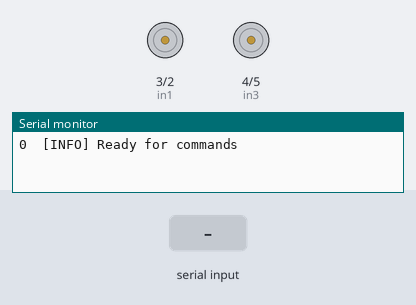
Bench run of a sketch on a simulated Arduino Uno, built with avr-gcc and run on an emulated ATmega328P. On the bench: motor-driver pin pairs drawn as motors (green arrow = first pin HIGH = forward, orange = second pin HIGH = backward, longer = more drive, scaled by the enable pin), the last lines printed to the serial monitor. Inputs (shaded band) come from the test bench.

Above: at 1.2 s.
1.3 s: "E\n" received over Serial
At 1.7 s:
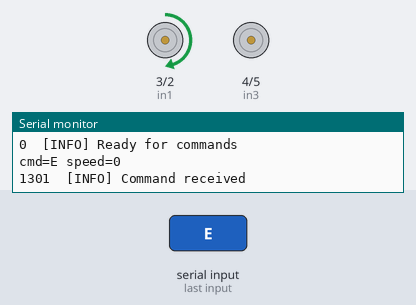
3.3 s: "Z\n" received over Serial
At 3.7 s:
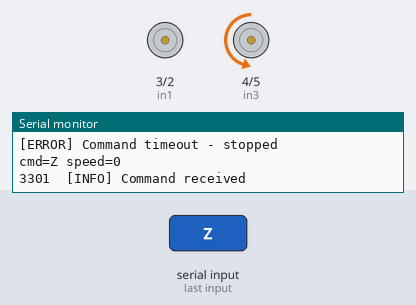
5.3 s: "C\n" received over Serial
At 5.7 s:
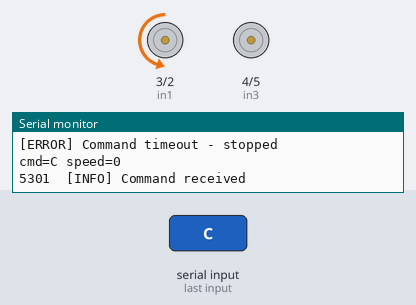
7.3 s: "W90\n" received over Serial
At 7.7 s:
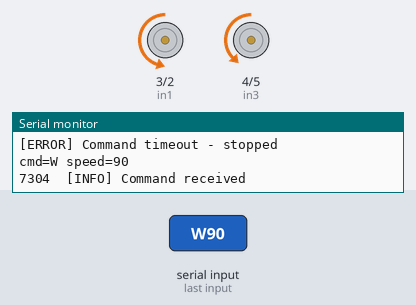
9.3 s: "S90\n" received over Serial
At 9.7 s:
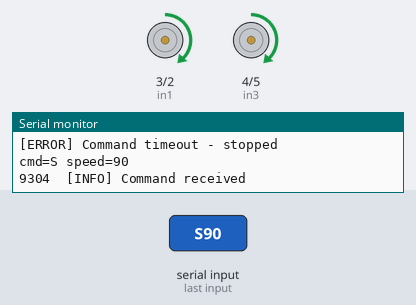
11.3 s: "A90\n" received over Serial
At 11.7 s:
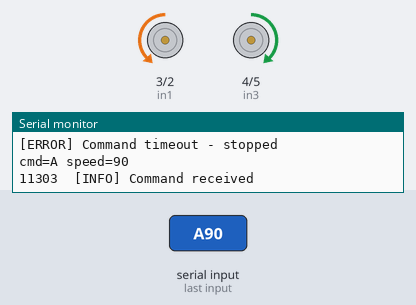
Timing chart, 0 to 14.3 s (numbered marks = the images above; inputs shaded):
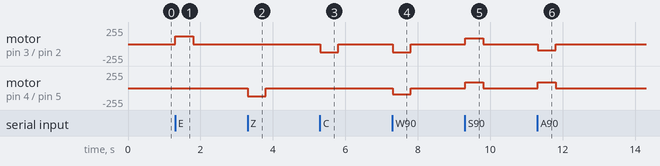

Measured:
- after the input at 1.3 s, motor on pin 3 (in1) / pin 2 (in2): stopped → forward 120/255 at once, → stopped 0.50 s later
- after the input at 3.3 s, motor on pin 4 (in3) / pin 5 (in4): stopped → backward 120/255 at once, → stopped 0.50 s later
- after the input at 5.3 s, motor on pin 3 (in1) / pin 2 (in2): stopped → backward 120/255 at once, → stopped 0.50 s later
- after the input at 7.3 s, motor on pin 3 (in1) / pin 2 (in2): stopped → backward 120/255 at once, → stopped 0.50 s later; motor on pin 4 (in3) / pin 5 (in4): stopped → backward 90/255 at once, → stopped 0.50 s later
- after the input at 9.3 s, motor on pin 3 (in1) / pin 2 (in2), motor on pin 4 (in3) / pin 5 (in4): stopped → forward 90/255 at once, → stopped 0.50 s later
- after the input at 11.3 s, motor on pin 3 (in1) / pin 2 (in2): stopped → backward 90/255 at once, → stopped 0.50 s later; motor on pin 4 (in3) / pin 5 (in4): stopped → forward 90/255 at once, → stopped 0.50 s later

The sketch:

MyRobot-V1.ino
```cpp
// MyRobot-V1.ino
// This file must be named the same as your sketch folder
//
// Remote control over Serial. The Processing sketch (MyRobotControl.pde)
// sends lines like "W 200\n" = <command letter> <space> <speed 0-255>.
//
//   W = forward            S = backward
//   A = spin left          D = spin right        (in place)
//   Q = forward + left     E = forward + right   (turn while driving)
//   Z = backward + left    C = backward + right
//   X = stop

int enA = 9;   // Enable pin for Motor A (LEFT) - must be a PWM-capable pin         !!! NOTE!! CHANGE PINS ACCORDING TO OUR WIRING!!!
int in1 = 3;   // Direction control pin 1 for Motor A
int in2 = 2;   // Direction control pin 2 for Motor A
int enB = 10;   // Enable pin for Motor B (RIGHT) - must be a PWM-capable pin
int in3 = 4;   // Direction control pin 3 for Motor B
int in4 = 5;   // Direction control pin 4 for Motor B

const int TURN_AMOUNT = 120;                    // how much the inside wheel slows when turning
const unsigned long COMMAND_TIMEOUT_MS = 500;   // safety: stop if no command arrives for this long

unsigned long lastCommandTime = 0;
char lastCommand = 'X';

void setup() {
    pinMode(enA, OUTPUT);
    pinMode(in1, OUTPUT);
    pinMode(in2, OUTPUT);
    pinMode(enB, OUTPUT);
    pinMode(in3, OUTPUT);
    pinMode(in4, OUTPUT);
    Serial.begin(9600);
    Serial.setTimeout(20);   // don't wait long for a full line
    stopRobot();
    logInfo(Serial, "Ready for commands");
}

void loop() {
    // Read one full command line if available
    if (Serial.available() > 0) {
        String line = Serial.readStringUntil('\n');
        line.trim();
        if (line.length() > 0) {
            char cmd = toupper(line.charAt(0));
            int speed = constrain(line.substring(1).toInt(), 0, 255);
            handleCommand(cmd, speed);
            lastCommandTime = millis();
        }
    }

    // Failsafe: if the controller disconnects or stops sending, stop the robot
    if (lastCommand != 'X' && millis() - lastCommandTime > COMMAND_TIMEOUT_MS) {
        stopRobot();
        lastCommand = 'X';
        logError(Serial, "Command timeout - stopped");
    }
}

void handleCommand(char cmd, int speed) {
    // Only log when the command changes (otherwise the heartbeat spams Serial)
    Serial.print("cmd=");  Serial.print(cmd);  Serial.print(" speed=");  Serial.println(speed);
    if (cmd != lastCommand) {
        logInfo(Serial, "Command received");
        lastCommand = cmd;
    }

    switch (cmd) {
        case 'W': driveForward(speed);                     break;
        case 'S': driveBackward(speed);                    break;
        case 'A': spinLeft(speed);                         break;
        case 'D': spinRight(speed);                        break;
        case 'Q': turnLeft(speed, TURN_AMOUNT);            break;
        case 'E': turnRight(speed, TURN_AMOUNT);           break;
        case 'Z': turnLeftBackward(speed, TURN_AMOUNT);    break;
        case 'C': turnRightBackward(speed, TURN_AMOUNT);   break;
        case 'X':
        default:  stopRobot();                             break;
    }
}
```

Motor.ino
```cpp
/**
 * @file Motor.ino
 * @brief Simple H-bridge motor control helpers.
 *
 * Provides a minimal interface for driving DC motors using an L298N
 * (Arduino-style platforms).
 *
 * Direction is controlled via two input pins, and speed is controlled
 * by PWM on the enable pin (analogWrite, 0-255).
 *
 * Low-level functions take pins as parameters (one motor at a time).
 * High-level functions (driveForward, turnLeft, ...) use the global pin
 * variables defined in MyRobot-V1.ino and control both motors together.
 *
 * Motor A = LEFT wheel, Motor B = RIGHT wheel.
 *
 * @author Paul Bucci
 * @date 2026
 */


// ---------------------------------------------------------------------
// Low-level: one motor at a time
// ---------------------------------------------------------------------

/**
 * @brief Drives a DC motor in the "forward" direction at a given speed.
 *
 * @param in1   GPIO pin connected to motor driver input 1 (direction control)
 * @param in2   GPIO pin connected to motor driver input 2 (direction control)
 * @param enA   PWM-capable pin connected to motor driver enable pin
 * @param speed Speed from 0 (off) to 255 (full)
 */
void drive(int in1, int in2, int enA, int speed) {
    digitalWrite(in1, LOW);                      // Direction control: IN1
    digitalWrite(in2, HIGH);                     // Direction control: IN2
    analogWrite(enA, constrain(speed, 0, 255));  // Speed via PWM
}

/**
 * @brief Drives a DC motor in the "backward" direction at a given speed.
 *        (Same as drive(), but with the direction pins flipped.)
 */
void reverse(int in1, int in2, int enA, int speed) {
    digitalWrite(in1, HIGH);
    digitalWrite(in2, LOW);
    analogWrite(enA, constrain(speed, 0, 255));
}

/**
 * @brief Stops a DC motor.
 */
void stop(int in1, int in2, int enA) {
    digitalWrite(in1, LOW);
    digitalWrite(in2, LOW);
    analogWrite(enA, 0);                         // Disable motor driver
}

/**
 * @brief Drives a motor with a signed speed.
 *        Positive = forward, negative = backward, 0 = stop.
 *
 * @param speed Signed speed from -255 to 255
 */
void driveSigned(int in1, int in2, int enA, int speed) {
    if (speed > 0) {
        drive(in1, in2, enA, speed);
    } else if (speed < 0) {
        reverse(in1, in2, enA, -speed);
    } else {
        stop(in1, in2, enA);
    }
}


// ---------------------------------------------------------------------
// High-level: both motors (uses globals from MyRobot-V1.ino)
// ---------------------------------------------------------------------

/** @brief Stop both motors. */
void stopRobot() {
    stop(in1, in2, enA);
    stop(in3, in4, enB);
}

/** @brief Drive both wheels forward. speed: 0-255 */
void driveForward(int speed) {
    drive(in1, in2, enA, speed);
    drive(in3, in4, enB, speed);
}

/** @brief Drive both wheels backward. speed: 0-255 */
void driveBackward(int speed) {
    reverse(in1, in2, enA, speed);
    reverse(in3, in4, enB, speed);
}

/**
 * @brief Turn right while driving forward: right wheel slower than left.
 * @param speed Speed of the outside (left) wheel, 0-255
 * @param turn  How much to slow the inside (right) wheel. Bigger = sharper.
 */
void turnRight(int speed, int turn) {
    driveSigned(in1, in2, enA, speed - turn);  // right (inside) slower
    driveSigned(in3, in4, enB, speed);         // left (outside)
}

/** @brief Turn left while driving forward: left wheel slower than right. */
void turnLeft(int speed, int turn) {
    driveSigned(in1, in2, enA, speed);         // right (outside)
    driveSigned(in3, in4, enB, speed - turn);  // left (inside) slower
}

/** @brief Turn right while backing up. */
void turnRightBackward(int speed, int turn) {
    driveSigned(in1, in2, enA, -(speed - turn));
    driveSigned(in3, in4, enB, -speed);
}

/** @brief Turn left while backing up. */
void turnLeftBackward(int speed, int turn) {
    driveSigned(in1, in2, enA, -speed);
    driveSigned(in3, in4, enB, -(speed - turn));
}

/** @brief Spin in place to the right: right wheel back, left wheel forward. */
void spinRight(int speed) {
    reverse(in1, in2, enA, speed);
    drive(in3, in4, enB, speed);
}

/** @brief Spin in place to the left: right wheel forward, left wheel back. */
void spinLeft(int speed) {
    drive(in1, in2, enA, speed);
    reverse(in3, in4, enB, speed);
}
```

Serial.ino
```cpp
/**
 * @file Serial.ino
 * @brief Minimal serial logging helpers.
 *
 * Very small logging utilities that print tagged messages to an
 * Arduino Stream (e.g. Serial). No wrapping or redefining of serial
 * functions—only uses Stream::print/println.
 *
 * @author Paul Bucci
 * @date 2026
 */

#include <Arduino.h>

/**
 * @brief Print an informational log message.
 *
 * Format:
 *   [INFO] <message>
 *
 * @param out Stream to write to (e.g. Serial)
 * @param msg Null-terminated message string
 */
inline void logInfo(Stream& out, const char* msg) {
  unsigned long timestamp = millis();
  out.print(timestamp);
  out.print(F("\t[INFO] "));
  out.println(msg);
}

/**
 * @brief Print an error log message.
 *
 * Format:
 *   [ERROR] <message>
 *
 * @param out Stream to write to (e.g. Serial)
 * @param msg Null-terminated message string
 */
inline void logError(Stream& out, const char* msg) {
  out.print(F("[ERROR] "));
  out.println(msg);
}
```
